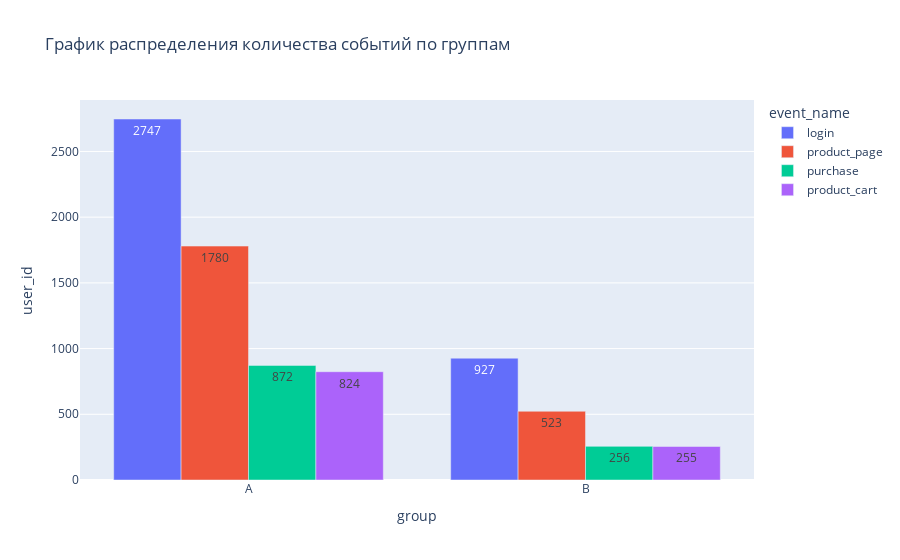

Write notebook code for a chart like this one.
### Code cell
fig = px.bar(
    events_per_user, x = 'group', y = 'user_id', text = 'user_id',color = 'event_name', barmode = 'group', title='График распределения количества событий по группам'
)
fig.update_xaxes()
fig.show()

### Figure 1 — Plotly figure (JSON) as saved in the notebook; plotly's stock layout.template omitted (floating-point values rounded to 4 significant figures)
{"data": [{"alignmentgroup": "True", "hovertemplate": "event_name=login<br>group=%{x}<br>user_id=%{text}<extra></extra>", "legendgroup": "login", "marker": {"color": "#636efa", "pattern": {"shape": ""}}, "name": "login", "offsetgroup": "login", "orientation": "v", "showlegend": true, "text": [2747, 927], "textposition": "auto", "type": "bar", "x": ["A", "B"], "xaxis": "x", "y": [2747, 927], "yaxis": "y"}, {"alignmentgroup": "True", "hovertemplate": "event_name=product_page<br>group=%{x}<br>user_id=%{text}<extra></extra>", "legendgroup": "product_page", "marker": {"color": "#EF553B", "pattern": {"shape": ""}}, "name": "product_page", "offsetgroup": "product_page", "orientation": "v", "showlegend": true, "text": [1780, 523], "textposition": "auto", "type": "bar", "x": ["A", "B"], "xaxis": "x", "y": [1780, 523], "yaxis": "y"}, {"alignmentgroup": "True", "hovertemplate": "event_name=purchase<br>group=%{x}<br>user_id=%{text}<extra></extra>", "legendgroup": "purchase", "marker": {"color": "#00cc96", "pattern": {"shape": ""}}, "name": "purchase", "offsetgroup": "purchase", "orientation": "v", "showlegend": true, "text": [872, 256], "textposition": "auto", "type": "bar", "x": ["A", "B"], "xaxis": "x", "y": [872, 256], "yaxis": "y"}, {"alignmentgroup": "True", "hovertemplate": "event_name=product_cart<br>group=%{x}<br>user_id=%{text}<extra></extra>", "legendgroup": "product_cart", "marker": {"color": "#ab63fa", "pattern": {"shape": ""}}, "name": "product_cart", "offsetgroup": "product_cart", "orientation": "v", "showlegend": true, "text": [824, 255], "textposition": "auto", "type": "bar", "x": ["A", "B"], "xaxis": "x", "y": [824, 255], "yaxis": "y"}], "layout": {"barmode": "group", "legend": {"title": {"text": "event_name"}, "tracegroupgap": 0}, "title": {"text": "График распределения количества событий по группам"}, "xaxis": {"anchor": "y", "domain": [0, 1], "title": {"text": "group"}}, "yaxis": {"anchor": "x", "domain": [0, 1], "title": {"text": "user_id"}}}}
